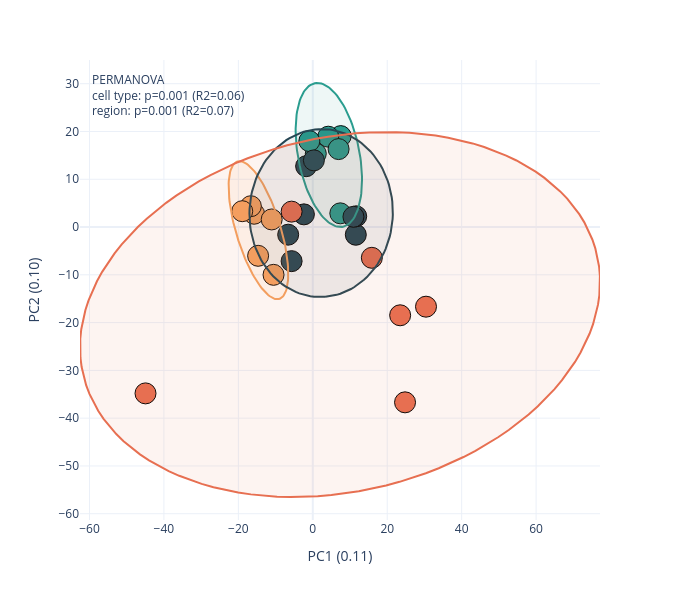

The notebook cell saved with this chart:
### Code cell
# Figure 5e (part 3) - PCA + 95% data ellipses + PERMANOVA (overall / cell type / region).
pca = ac.run_pca(norm)
print('explained variance:', pca[1])
pdf = pca[0][0]

feat = [c for c in norm.columns if c not in ('group', 'sample', 'subject')]
D2 = squareform(pdist(norm[feat].values, 'euclidean')) ** 2
grp = norm['group'].values
celltype = np.array(['act' if g.startswith('act') else 'inh' for g in grp])
region   = np.array(['subcortex' if 'subcortex' in g else 'cortex' for g in grp])
res = {}
for name, lab in [('overall (4 groups)', grp), ('cell type (act/inh)', celltype), ('region (ctx/subctx)', region)]:
    F, R2, pv = permanova(D2, lab)
    res[name] = (F, R2, pv)
    print(f'PERMANOVA {name:<22} pseudo-F={F:.2f}  R2={R2:.3f}  p={pv:.4f}')

CMAP = {'act_cortex': '#2a9d8f', 'act_subcortex': '#f4a261', 'inh_cortex': '#264653', 'inh_subcortex': '#e76f51'}

def _ellipse(xs, ys, chi2_95=5.991, npts=120):
    cov = np.cov(xs, ys); mean = np.array([np.mean(xs), np.mean(ys)])
    vals, vecs = np.linalg.eigh(cov)
    t = np.linspace(0, 2 * np.pi, npts); circ = np.array([np.cos(t), np.sin(t)])
    ell = mean[:, None] + vecs @ (np.sqrt(chi2_95) * np.sqrt(vals)[:, None] * circ)
    return ell[0], ell[1]

fig = px.scatter(pdf, x='x', y='y', color='group', hover_name='sample', color_discrete_map=CMAP)
fig.update_traces(marker=dict(size=21, line=dict(width=1, color='black')))
for g, c in CMAP.items():
    sub = pdf[pdf['group'] == g]
    if len(sub) >= 3:
        ex, ey = _ellipse(sub['x'].values, sub['y'].values)
        fig.add_trace(go.Scatter(x=ex, y=ey, mode='lines', line=dict(color=c, width=2),
                                 fill='toself', fillcolor=_hex_to_rgba(c, 0.08),
                                 showlegend=False, hoverinfo='skip'))
ct = res['cell type (act/inh)']; rg = res['region (ctx/subctx)']
ann = ('PERMANOVA<br>cell type: p=%.3f (R2=%.2f)<br>region: p=%.3f (R2=%.2f)'
       % (ct[2], ct[1], rg[2], rg[1]))
fig.add_annotation(x=0.02, y=0.98, xref='paper', yref='paper', showarrow=False, align='left', text=ann)
fig.update_layout(width=680, height=600, template='plotly_white',
                  xaxis_title=pca[1]['x_title'], yaxis_title=pca[1]['y_title'], showlegend = False)
fig.show()
fig.write_image(r'figures/figure5/figure5e.pdf', width=600, height=600)

### Figure 1 — Plotly figure (JSON) as saved in the notebook; plotly's stock layout.template omitted (floating-point values rounded to 4 significant figures)
{"data": [{"hovertemplate": "<b>%{hovertext}</b><br><br>group=act_cortex<br>x=%{x}<br>y=%{y}<extra></extra>", "hovertext": ["act_cortex_1", "act_cortex_2", "act_cortex_3", "act_cortex_4", "act_cortex_5", "act_cortex_6"], "legendgroup": "act_cortex", "marker": {"color": "#2a9d8f", "line": {"color": "black", "width": 1}, "size": 21, "symbol": "circle"}, "mode": "markers", "name": "act_cortex", "orientation": "v", "showlegend": true, "type": "scatter", "x": [7.394, 7.499, 4.145, 0.806, -0.9337, 6.932], "xaxis": "x", "y": [2.865, 19.03, 18.91, 15.36, 17.99, 16.31], "yaxis": "y"}, {"hovertemplate": "<b>%{hovertext}</b><br><br>group=act_subcortex<br>x=%{x}<br>y=%{y}<extra></extra>", "hovertext": ["act_subcortex_1", "act_subcortex_2", "act_subcortex_3", "act_subcortex_4", "act_subcortex_5", "act_subcortex_6"], "legendgroup": "act_subcortex", "marker": {"color": "#f4a261", "line": {"color": "black", "width": 1}, "size": 21, "symbol": "circle"}, "mode": "markers", "name": "act_subcortex", "orientation": "v", "showlegend": true, "type": "scatter", "x": [-15.77, -16.64, -18.96, -14.69, -11.05, -10.55], "xaxis": "x", "y": [2.782, 4.362, 3.314, -6.023, 1.588, -10.01], "yaxis": "y"}, {"hovertemplate": "<b>%{hovertext}</b><br><br>group=inh_cortex<br>x=%{x}<br>y=%{y}<extra></extra>", "hovertext": ["inh_cortex_1", "inh_cortex_2", "inh_cortex_3", "inh_cortex_4", "inh_cortex_5", "inh_cortex_6", "inh_cortex_7", "inh_cortex_8"], "legendgroup": "inh_cortex", "marker": {"color": "#264653", "line": {"color": "black", "width": 1}, "size": 21, "symbol": "circle"}, "mode": "markers", "name": "inh_cortex", "orientation": "v", "showlegend": true, "type": "scatter", "x": [-1.796, 0.2929, -2.387, -5.697, -6.618, 11.56, 11.66, 10.92], "xaxis": "x", "y": [12.72, 13.95, 2.653, -7.135, -1.6, -1.612, 2.253, 2.142], "yaxis": "y"}, {"hovertemplate": "<b>%{hovertext}</b><br><br>group=inh_subcortex<br>x=%{x}<br>y=%{y}<extra></extra>", "hovertext": ["inh_subcortex_1", "inh_subcortex_2", "inh_subcortex_3", "inh_subcortex_4", "inh_subcortex_5", "inh_subcortex_6"], "legendgroup": "inh_subcortex", "marker": {"color": "#e76f51", "line": {"color": "black", "width": 1}, "size": 21, "symbol": "circle"}, "mode": "markers", "name": "inh_subcortex", "orientation": "v", "showlegend": true, "type": "scatter", "x": [-5.697, -44.95, 24.78, 23.47, 15.86, 30.42], "xaxis": "x", "y": [3.223, -34.81, -36.69, -18.47, -6.442, -16.67], "yaxis": "y"}, {"fill": "toself", "fillcolor": "rgba(42, 157, 143, 0.08)", "hoverinfo": "skip", "line": {"color": "#2a9d8f", "width": 2}, "mode": "lines", "showlegend": false, "type": "scatter", "x": [-3.507, -3.723, -3.916, -4.087, -4.234, -4.357, -4.456, -4.531, -4.581, -4.606, -4.607, -4.583, -4.533, -4.46, -4.361, -4.239, -4.093, -3.923, -3.731, -3.516, -3.279, -3.021, -2.743, -2.445, -2.128, -1.793, -1.441, -1.073, -0.6907, -0.294, 0.1156, 0.5368, 0.9685, 1.41, 1.859, 2.315, 2.776, 3.242, 3.71, 4.181, 4.652, 5.121, 5.589, 6.053, 6.512, 6.965, 7.41, 7.847, 8.274, 8.69, 9.094, 9.484, 9.86, 10.22, 10.56, 10.89, 11.2, 11.49, 11.76, 12.01, 12.23, 12.44, 12.62, 12.78, 12.91, 13.02, 13.11, 13.17, 13.21, 13.22, 13.21, 13.18, 13.11, 13.03, 12.92, 12.78, 12.63, 12.44, 12.24, 12.01, 11.77, 11.5, 11.21, 10.9, 10.58, 10.23, 9.874, 9.498, 9.109, 8.705, 8.29, 7.863, 7.427, 6.981, 6.529, 6.07, 5.606, 5.139, 4.669, 4.198, 3.728, 3.259, 2.793, 2.332, 1.875, 1.426, 0.9847, 0.5526, 0.131, -0.279, -0.6762, -1.06, -1.428, -1.78, -2.116, -2.433, -2.732, -3.011, -3.27, -3.507], "y": [12.83, 13.61, 14.41, 15.2, 16.0, 16.79, 17.58, 18.36, 19.13, 19.89, 20.64, 21.37, 22.08, 22.78, 23.45, 24.1, 24.72, 25.32, 25.89, 26.43, 26.94, 27.41, 27.85, 28.26, 28.62, 28.95, 29.24, 29.49, 29.71, 29.88, 30.01, 30.09, 30.14, 30.14, 30.11, 30.03, 29.9, 29.74, 29.54, 29.29, 29.01, 28.69, 28.33, 27.93, 27.49, 27.03, 26.53, 25.99, 25.43, 24.84, 24.22, 23.57, 22.9, 22.21, 21.5, 20.77, 20.03, 19.27, 18.5, 17.72, 16.94, 16.14, 15.35, 14.55, 13.76, 12.97, 12.19, 11.41, 10.64, 9.889, 9.15, 8.427, 7.722, 7.039, 6.377, 5.74, 5.129, 4.545, 3.991, 3.468, 2.977, 2.52, 2.098, 1.712, 1.364, 1.053, 0.7819, 0.5504, 0.3594, 0.2094, 0.1009, 0.03406, 0.009197, 0.02633, 0.08542, 0.1863, 0.3287, 0.5122, 0.7362, 1.0, 1.304, 1.645, 2.024, 2.44, 2.891, 3.375, 3.893, 4.441, 5.019, 5.625, 6.258, 6.915, 7.595, 8.296, 9.015, 9.752, 10.5, 11.27, 12.04, 12.83]}, {"fill": "toself", "fillcolor": "rgba(244, 162, 97, 0.08)", "hoverinfo": "skip", "line": {"color": "#f4a261", "width": 2}, "mode": "lines", "showlegend": false, "type": "scatter", "x": [-19.96, -20.27, -20.56, -20.84, -21.09, -21.33, -21.55, -21.76, -21.94, -22.1, -22.24, -22.36, -22.45, -22.53, -22.58, -22.61, -22.62, -22.61, -22.57, -22.52, -22.44, -22.33, -22.21, -22.07, -21.9, -21.71, -21.51, -21.28, -21.04, -20.78, -20.5, -20.21, -19.9, -19.57, -19.23, -18.88, -18.52, -18.14, -17.76, -17.36, -16.96, -16.56, -16.14, -15.72, -15.3, -14.88, -14.46, -14.04, -13.62, -13.2, -12.78, -12.37, -11.97, -11.58, -11.19, -10.81, -10.44, -10.09, -9.745, -9.416, -9.101, -8.802, -8.518, -8.252, -8.004, -7.773, -7.562, -7.371, -7.2, -7.049, -6.919, -6.811, -6.725, -6.66, -6.618, -6.598, -6.601, -6.625, -6.672, -6.741, -6.832, -6.945, -7.079, -7.234, -7.409, -7.605, -7.82, -8.054, -8.307, -8.577, -8.863, -9.166, -9.484, -9.816, -10.16, -10.52, -10.89, -11.27, -11.66, -12.06, -12.46, -12.87, -13.29, -13.7, -14.13, -14.55, -14.97, -15.39, -15.81, -16.23, -16.64, -17.05, -17.45, -17.84, -18.22, -18.59, -18.95, -19.3, -19.64, -19.96], "y": [-2.901, -2.145, -1.385, -0.623, 0.139, 0.8988, 1.654, 2.403, 3.144, 3.873, 4.591, 5.293, 5.979, 6.647, 7.294, 7.918, 8.519, 9.095, 9.643, 10.16, 10.65, 11.11, 11.53, 11.92, 12.28, 12.6, 12.88, 13.13, 13.33, 13.5, 13.63, 13.72, 13.77, 13.77, 13.74, 13.67, 13.56, 13.41, 13.21, 12.98, 12.72, 12.41, 12.07, 11.69, 11.28, 10.84, 10.36, 9.85, 9.313, 8.748, 8.157, 7.542, 6.903, 6.244, 5.565, 4.868, 4.157, 3.432, 2.695, 1.949, 1.196, 0.4379, -0.3235, -1.086, -1.847, -2.605, -3.357, -4.102, -4.838, -5.561, -6.272, -6.966, -7.643, -8.3, -8.937, -9.55, -10.14, -10.7, -11.23, -11.74, -12.21, -12.65, -13.06, -13.43, -13.77, -14.07, -14.34, -14.56, -14.75, -14.9, -15.01, -15.08, -15.1, -15.09, -15.04, -14.95, -14.81, -14.64, -14.43, -14.18, -13.9, -13.57, -13.21, -12.82, -12.39, -11.93, -11.44, -10.91, -10.36, -9.784, -9.18, -8.553, -7.904, -7.234, -6.546, -5.842, -5.124, -4.392, -3.651, -2.901]}, {"fill": "toself", "fillcolor": "rgba(38, 70, 83, 0.08)", "hoverinfo": "skip", "line": {"color": "#264653", "width": 2}, "mode": "lines", "showlegend": false, "type": "scatter", "x": [3.385, 2.368, 1.351, 0.3363, -0.673, -1.674, -2.664, -3.641, -4.601, -5.542, -6.462, -7.357, -8.225, -9.065, -9.872, -10.65, -11.38, -12.08, -12.74, -13.36, -13.94, -14.47, -14.95, -15.39, -15.77, -16.11, -16.39, -16.63, -16.81, -16.93, -17.01, -17.03, -16.99, -16.91, -16.77, -16.57, -16.33, -16.03, -15.68, -15.28, -14.83, -14.34, -13.8, -13.21, -12.58, -11.91, -11.2, -10.45, -9.672, -8.856, -8.01, -7.134, -6.233, -5.308, -4.361, -3.397, -2.417, -1.423, -0.4198, 0.5911, 1.607, 2.624, 3.64, 4.652, 5.658, 6.654, 7.638, 8.607, 9.558, 10.49, 11.4, 12.28, 13.13, 13.96, 14.75, 15.5, 16.22, 16.9, 17.54, 18.14, 18.69, 19.2, 19.66, 20.07, 20.43, 20.74, 21.0, 21.21, 21.36, 21.46, 21.51, 21.5, 21.44, 21.33, 21.16, 20.94, 20.67, 20.34, 19.97, 19.55, 19.08, 18.56, 17.99, 17.39, 16.74, 16.05, 15.32, 14.55, 13.75, 12.92, 12.06, 11.17, 10.26, 9.32, 8.365, 7.392, 6.405, 5.406, 4.398, 3.385], "y": [-14.61, -14.65, -14.65, -14.59, -14.48, -14.33, -14.13, -13.88, -13.58, -13.24, -12.86, -12.42, -11.95, -11.44, -10.88, -10.29, -9.656, -8.99, -8.291, -7.561, -6.802, -6.016, -5.205, -4.371, -3.516, -2.644, -1.757, -0.8558, 0.05548, 0.9747, 1.899, 2.827, 3.755, 4.68, 5.601, 6.514, 7.417, 8.308, 9.183, 10.04, 10.88, 11.7, 12.49, 13.25, 13.99, 14.69, 15.37, 16.0, 16.61, 17.17, 17.69, 18.17, 18.61, 19.01, 19.36, 19.67, 19.93, 20.14, 20.3, 20.42, 20.48, 20.5, 20.47, 20.39, 20.26, 20.08, 19.85, 19.58, 19.26, 18.9, 18.49, 18.04, 17.54, 17.01, 16.43, 15.82, 15.17, 14.49, 13.77, 13.03, 12.26, 11.46, 10.63, 9.79, 8.926, 8.046, 7.152, 6.245, 5.33, 4.408, 3.481, 2.553, 1.626, 0.7028, -0.2144, -1.123, -2.02, -2.903, -3.77, -4.619, -5.446, -6.251, -7.029, -7.78, -8.501, -9.19, -9.846, -10.47, -11.05, -11.59, -12.09, -12.56, -12.97, -13.35, -13.68, -13.96, -14.19, -14.38, -14.52, -14.61]}, {"fill": "toself", "fillcolor": "rgba(231, 111, 81, 0.08)", "hoverinfo": "skip", "line": {"color": "#e76f51", "width": 2}, "mode": "lines", "showlegend": false, "type": "scatter", "x": [12.37, 8.689, 5.0, 1.319, -2.346, -5.985, -9.586, -13.14, -16.64, -20.07, -23.42, -26.69, -29.86, -32.93, -35.89, -38.73, -41.44, -44.01, -46.44, -48.72, -50.84, -52.8, -54.6, -56.22, -57.67, -58.93, -60.01, -60.9, -61.6, -62.11, -62.43, -62.55, -62.47, -62.21, -61.74, -61.09, -60.24, -59.21, -57.99, -56.59, -55.01, -53.26, -51.34, -49.26, -47.01, -44.62, -42.08, -39.4, -36.6, -33.67, -30.63, -27.48, -24.23, -20.9, -17.49, -14.0, -10.46, -6.873, -3.243, 0.4166, 4.095, 7.783, 11.47, 15.14, 18.8, 22.42, 26.0, 29.52, 32.99, 36.38, 39.69, 42.91, 46.04, 49.05, 51.95, 54.72, 57.37, 59.87, 62.22, 64.43, 66.47, 68.35, 70.06, 71.59, 72.95, 74.12, 75.1, 75.9, 76.51, 76.92, 77.14, 77.16, 76.99, 76.63, 76.07, 75.32, 74.38, 73.25, 71.94, 70.45, 68.79, 66.95, 64.94, 62.78, 60.46, 57.99, 55.39, 52.64, 49.78, 46.79, 43.69, 40.49, 37.2, 33.83, 30.38, 26.87, 23.3, 19.69, 16.04, 12.37], "y": [-55.29, -55.74, -56.09, -56.33, -56.47, -56.5, -56.42, -56.24, -55.95, -55.56, -55.06, -54.46, -53.76, -52.96, -52.06, -51.07, -49.99, -48.82, -47.57, -46.23, -44.82, -43.33, -41.77, -40.15, -38.46, -36.72, -34.93, -33.09, -31.21, -29.3, -27.35, -25.38, -23.39, -21.39, -19.37, -17.36, -15.34, -13.34, -11.35, -9.375, -7.427, -5.511, -3.629, -1.789, 0.005113, 1.748, 3.436, 5.062, 6.624, 8.116, 9.534, 10.87, 12.13, 13.31, 14.4, 15.39, 16.29, 17.1, 17.8, 18.41, 18.91, 19.31, 19.61, 19.8, 19.88, 19.85, 19.72, 19.49, 19.15, 18.7, 18.15, 17.5, 16.75, 15.9, 14.96, 13.92, 12.8, 11.58, 10.29, 8.912, 7.461, 5.937, 4.346, 2.692, 0.9791, -0.7874, -2.603, -4.462, -6.36, -8.291, -10.25, -12.23, -14.23, -16.24, -18.25, -20.27, -22.28, -24.28, -26.26, -28.22, -30.16, -32.05, -33.92, -35.73, -37.5, -39.22, -40.88, -42.47, -44.0, -45.45, -46.83, -48.14, -49.35, -50.48, -51.52, -52.47, -53.33, -54.08, -54.74, -55.29]}], "layout": {"annotations": [{"align": "left", "showarrow": false, "text": "PERMANOVA<br>cell type: p=0.001 (R2=0.06)<br>region: p=0.001 (R2=0.07)", "x": 0.02, "xref": "paper", "y": 0.98, "yref": "paper"}], "height": 600, "legend": {"title": {"text": "group"}, "tracegroupgap": 0}, "margin": {"t": 60}, "showlegend": false, "width": 680, "xaxis": {"anchor": "y", "domain": [0.0, 1.0], "title": {"text": "PC1 (0.11)"}}, "yaxis": {"anchor": "x", "domain": [0.0, 1.0], "title": {"text": "PC2 (0.10)"}}}}
